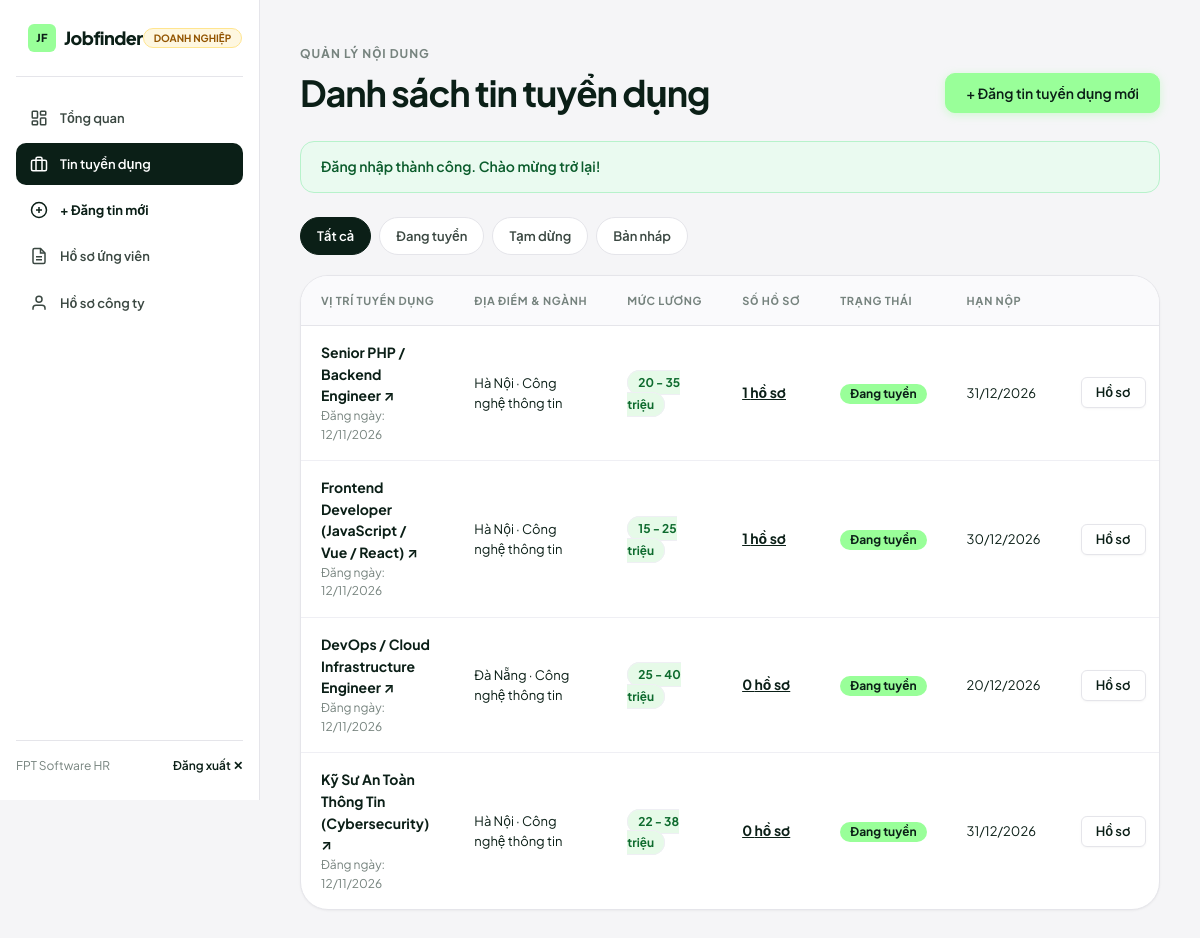
Page /employer/jobs.php (signed in) on the committed database.
### tables this page shows
CREATE TABLE `jobs` (
  `id` INT AUTO_INCREMENT PRIMARY KEY,
  `employer_id` INT NULL,
  `title` VARCHAR(150) NOT NULL,
  `company` VARCHAR(100) NOT NULL,
  `location` VARCHAR(100) NOT NULL,
  `category` VARCHAR(100) NOT NULL,
  `salary` VARCHAR(100) NOT NULL,
  `salary_value` INT DEFAULT 0,
  `job_type` VARCHAR(50) NOT NULL DEFAULT 'Toàn thời gian',
  `experience` VARCHAR(50) NOT NULL DEFAULT 'Không yêu cầu',
  `description` TEXT NOT NULL,
  `requirements` TEXT NOT NULL,
  `deadline` DATE NULL,
  `views` INT NOT NULL DEFAULT 0,
  `status` VARCHAR(20) NOT NULL DEFAULT 'active',
  `created_at` TIMESTAMP DEFAULT CURRENT_TIMESTAMP,
  CONSTRAINT `fk_job_employer` FOREIGN KEY (`employer_id`) REFERENCES `users` (`id`) ON DELETE SET NULL
);

### employer/jobs.php (the view, shortened to what this page needs)
<?php
require_once '../config/database.php';
$employer_id = (int)$_SESSION['user_id'];
$tab = $_GET['tab'] ?? 'all';
$sql = "
    SELECT j.*, COUNT(a.id) as app_count
    FROM jobs j
    LEFT JOIN applications a ON a.job_id = j.id
    WHERE j.employer_id = :employer_id
";
$params = [':employer_id' => $employer_id];
$sql .= " GROUP BY j.id ORDER BY j.created_at DESC";
$stmt = $pdo->prepare($sql);
$stmt->execute($params);
$jobs = $stmt->fetchAll();
?>
<!DOCTYPE html>
<html lang="vi">
<head>
    <link rel="stylesheet" href="../assets/css/style.css">
</head>
<body>
<div class="portal-layout">
    <?php include '../includes/employer-sidebar.php'; ?>
    <main class="portal-main">
        <div class="section-header" style="margin-bottom:28px;">
            <div>
                <span class="section-eyebrow">Quản lý nội dung</span>
                <h1 class="section-title">Danh sách tin tuyển dụng</h1>
            </div>
            <a href="job-create.php" class="btn btn-primary">+ Đăng tin tuyển dụng mới</a>
        </div>
        <?php if (!empty($_SESSION['flash_message'])): ?>
            <div class="flash-bar flash--<?= $_SESSION['flash_type'] ?? 'success' ?>">
                <?= htmlspecialchars($_SESSION['flash_message']) ?>
            </div>
        <?php endif; ?>
        <div class="category-pills" style="margin-bottom:20px;">
            <a href="jobs.php?tab=all" class="category-pill <?= ($tab === 'all') ? 'active' : '' ?>">Tất cả</a>
            <a href="jobs.php?tab=active" class="category-pill <?= ($tab === 'active') ? 'active' : '' ?>">Đang tuyển</a>
            <a href="jobs.php?tab=inactive" class="category-pill <?= ($tab === 'inactive') ? 'active' : '' ?>">Tạm dừng</a>
            <a href="jobs.php?tab=draft" class="category-pill <?= ($tab === 'draft') ? 'active' : '' ?>">Bản nháp</a>
        </div>
        <div class="table-card">
            <div class="table-responsive">
                <table class="data-table">
                    <thead>
                        <tr>
                            <th>Vị trí tuyển dụng</th>
                            <th>Địa điểm & Ngành</th>
                            <th>Mức lương</th>
                            <th>Số hồ sơ</th>
                            <th>Trạng thái</th>
                            <th>Hạn nộp</th>
                            <th style="text-align:right;">Thao tác</th>
                        </tr>
                    </thead>
                    <tbody>
                        <?php if (!empty($jobs)): ?>
                            <?php foreach ($jobs as $j): ?>
                                <tr>
                                    <td>
                                        <div style="font-weight:700; color:var(--ink);">
                                            <a href="../job-detail.php?id=<?= (int)$j['id'] ?>" target="_blank" style="color:var(--ink);">
                                                <?= htmlspecialchars($j['title']) ?> ↗
                                            </a>
                                        </div>
                                        <div style="font-size:12px; color:var(--muted);">Đăng ngày: <?= date('d/m/Y', strtotime($j['created_at'])) ?></div>
                                    </td>
                                    <td class="text-muted text-sm">
                                        <?= htmlspecialchars($j['location']) ?> &middot; <?= htmlspecialchars($j['category']) ?>
                                    </td>
                                    <td>
                                        <span class="chip" style="background:var(--status-success-bg); color:var(--status-success-text); font-weight:700;">
                                            <?= htmlspecialchars($j['salary']) ?>
                                        </span>
                                    </td>
                                    <td>
                                        <a href="applications.php?job_id=<?= (int)$j['id'] ?>" style="font-weight:700; text-decoration:underline;">
                                            <?= (int)$j['app_count'] ?> hồ sơ
                                        </a>
                                    </td>
                                    <td>
                                        <?php if ($j['status'] === 'active'): ?>
                                            <span class="badge badge--active">Đang tuyển</span>
                                        <?php elseif ($j['status'] === 'draft'): ?>
                                            <span class="badge badge--pending">Bản nháp</span>
                                        <?php else: ?>
                                            <span class="badge badge--danger">Tạm dừng</span>
                                        <?php endif; ?>
                                    </td>
                                    <td class="text-muted text-sm">
                                        <?= !empty($j['deadline']) ? date('d/m/Y', strtotime($j['deadline'])) : 'Không đặt' ?>
                                    </td>
                                    <td style="text-align:right;">
                                        <div style="display:flex; justify-content:flex-end; gap:6px;">
                                            <a href="applications.php?job_id=<?= (int)$j['id'] ?>" class="btn btn-secondary btn-sm">Hồ sơ</a>
                                            <a href="job-edit.php?id=<?= (int)$j['id'] ?>" class="btn btn-ghost btn-sm">Sửa</a>
                                        </div>
                                    </td>
                                </tr>
                            <?php endforeach; ?>
                        <?php endif; ?>
                    </tbody>
                </table>
            </div>
        </div>
    </main>
</div>
</body>
</html>

### rows in the picture
jobs: title "Senior PHP / Backend Engineer", created_at "12/11/2026", location "Hà Nội", category "Công nghệ thông tin", salary "20 - 35 triệu", app_count "1", status "Đang tuyển", deadline "31/12/2026"
jobs: title "Frontend Developer (JavaScript / Vue / React)", created_at "12/11/2026", location "Hà Nội", category "Công nghệ thông tin", salary "15 - 25 triệu", app_count "1", status "Đang tuyển", deadline "30/12/2026"
jobs: title "DevOps / Cloud Infrastructure Engineer", created_at "12/11/2026", location "Đà Nẵng", category "Công nghệ thông tin", salary "25 - 40 triệu", app_count "0", status "Đang tuyển", deadline "20/12/2026"
jobs: title "Kỹ Sư An Toàn Thông Tin (Cybersecurity)", created_at "12/11/2026", location "Hà Nội", category "Công nghệ thông tin", salary "22 - 38 triệu", app_count "0", status "Đang tuyển", deadline "31/12/2026"

### other values in the picture
$_SESSION['user_name'] "FPT Software HR"
$_SESSION['flash_message'] "Đăng nhập thành công. Chào mừng trở lại!"
